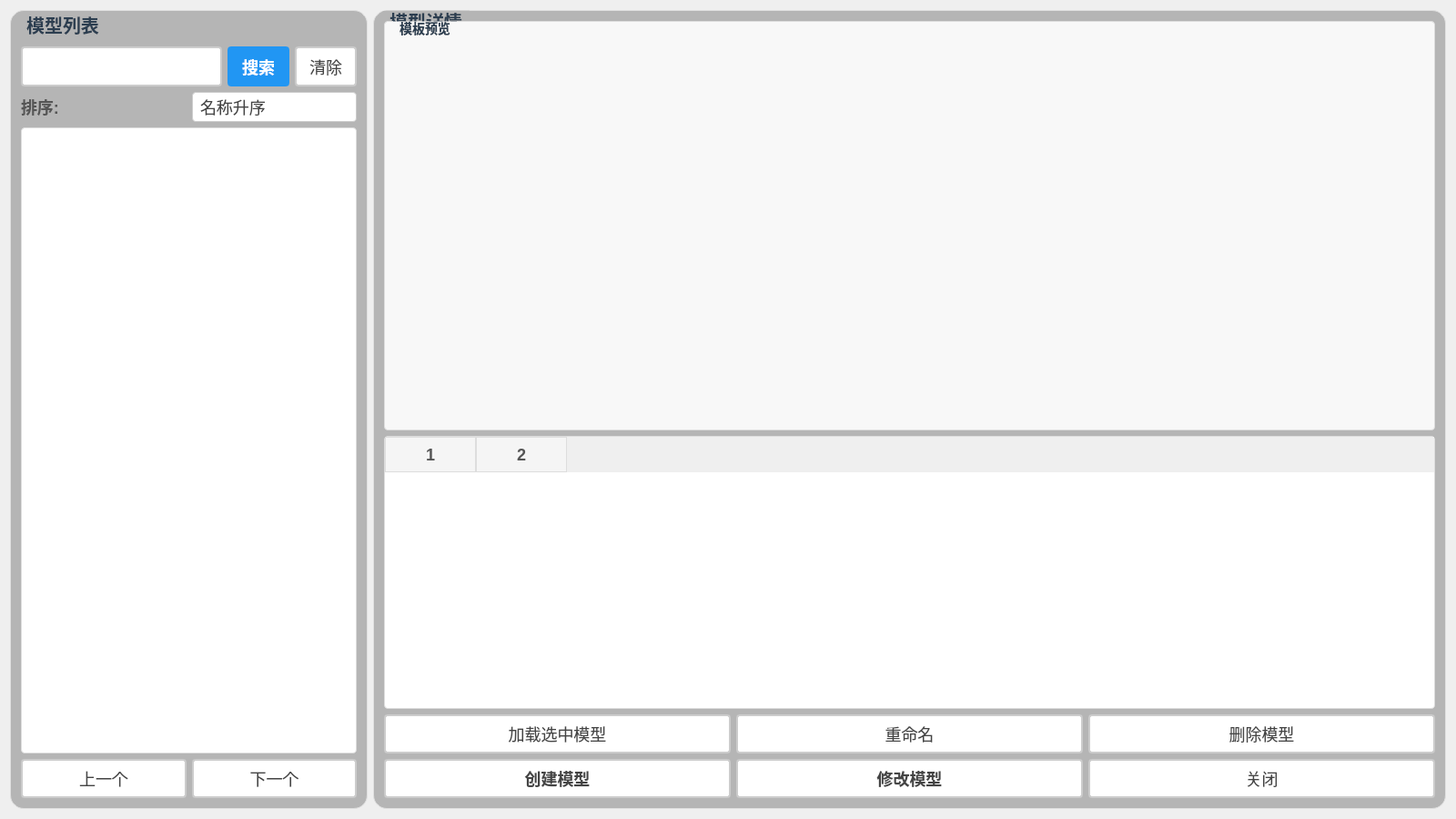
<?xml version="1.0" encoding="UTF-8"?>
<ui version="4.0">
 <class>DlgModelManagerClass</class>
 <widget class="QDialog" name="DlgModelManagerClass">
  <property name="geometry">
   <rect>
    <x>0</x>
    <y>0</y>
    <width>1600</width>
    <height>900</height>
   </rect>
  </property>
  <property name="windowTitle">
   <string>模型管理器</string>
  </property>
  <layout class="QHBoxLayout" name="hLayout_root" stretch="1,3">
   <item>
    <widget class="QGroupBox" name="gBox_modelList">
     <property name="styleSheet">
      <string notr="true">QGroupBox {
    font-size: 20px;
    font-weight: bold;
    background-color: rgb(181, 181, 181);
    border: 1px solid #e0e0e0;
    border-radius: 15px;
    padding-top: 28px;
}
QGroupBox::title {
    subcontrol-origin: margin;
    subcontrol-position: top left;
    left: 10px;
    top: 4px;
    padding: 0 5px;
    color: #2c3e50;
}</string>
     </property>
     <property name="title">
      <string>模型列表</string>
     </property>
     <layout class="QVBoxLayout" name="vLayout_list">
      <item>
       <layout class="QHBoxLayout" name="hLayout_search">
        <item>
         <widget class="QPushButton" name="pbtn_searchInput">
          <property name="sizePolicy">
           <sizepolicy hsizetype="Expanding" vsizetype="Fixed">
            <horstretch>0</horstretch>
            <verstretch>0</verstretch>
           </sizepolicy>
          </property>
          <property name="minimumSize">
           <size>
            <width>0</width>
            <height>44</height>
           </size>
          </property>
          <property name="styleSheet">
           <string notr="true">QPushButton {
    padding: 6px 14px;
    border: 2px solid #CCC;
    border-radius: 4px;
    background-color: white;
    color: #444;
    font-size: 18px;
    text-align: left;
}
QPushButton:hover {
    border-color: #999;
    background-color: #F5F5F5;
}
QPushButton:pressed {
    border-color: #777;
    background-color: #EEE;
}</string>
          </property>
          <property name="text">
           <string/>
          </property>
         </widget>
        </item>
        <item>
         <widget class="QPushButton" name="pbtn_search">
          <property name="minimumSize">
           <size>
            <width>60</width>
            <height>44</height>
           </size>
          </property>
          <property name="styleSheet">
           <string notr="true">QPushButton {
    padding: 6px 14px;
    border: 2px solid #2196F3;
    border-radius: 4px;
    background-color: #2196F3;
    color: white;
    font-size: 18px;
    font-weight: bold;
}
QPushButton:hover {
    border-color: #1565C0;
    background-color: #1565C0;
}
QPushButton:pressed {
    border-color: #0D47A1;
    background-color: #0D47A1;
}</string>
          </property>
          <property name="text">
           <string>搜索</string>
          </property>
         </widget>
        </item>
        <item>
         <widget class="QPushButton" name="pbtn_clear">
          <property name="minimumSize">
           <size>
            <width>60</width>
            <height>44</height>
           </size>
          </property>
          <property name="styleSheet">
           <string notr="true">QPushButton {
    padding: 6px 14px;
    border: 2px solid #CCC;
    border-radius: 4px;
    background-color: white;
    color: #444;
    font-size: 18px;
}
QPushButton:hover {
    border-color: #999;
    background-color: #F5F5F5;
}
QPushButton:pressed {
    border-color: #777;
    background-color: #EEE;
}</string>
          </property>
          <property name="text">
           <string>清除</string>
          </property>
         </widget>
        </item>
       </layout>
      </item>
      <item>
       <layout class="QHBoxLayout" name="hLayout_sort">
        <item>
         <widget class="QLabel" name="label_sort">
          <property name="styleSheet">
           <string notr="true">QLabel {
    font-size: 18px;
    font-weight: bold;
    color: rgb(85, 85, 85);
}</string>
          </property>
          <property name="text">
           <string>排序:</string>
          </property>
         </widget>
        </item>
        <item>
         <widget class="QComboBox" name="cbox_sort">
          <property name="styleSheet">
           <string notr="true">QComboBox {
    font-size: 18px;
    color: #444;
    padding: 4px 8px;
    border: 1px solid #CCC;
    border-radius: 4px;
    background-color: white;
}
QComboBox:hover {
    border-color: #999;
}
QComboBox::drop-down {
    border: none;
    padding-right: 8px;
}</string>
          </property>
          <item>
           <property name="text">
            <string>名称升序</string>
           </property>
          </item>
          <item>
           <property name="text">
            <string>名称降序</string>
           </property>
          </item>
          <item>
           <property name="text">
            <string>创建时间升序</string>
           </property>
          </item>
          <item>
           <property name="text">
            <string>创建时间降序</string>
           </property>
          </item>
         </widget>
        </item>
       </layout>
      </item>
      <item>
       <widget class="QListView" name="listView_modelList">
        <property name="selectionMode">
         <enum>QAbstractItemView::ExtendedSelection</enum>
        </property>
        <property name="styleSheet">
         <string notr="true">QListView {
    font-size: 18px;
    color: #444;
    background-color: white;
    border: 1px solid #DDD;
    border-radius: 4px;
    padding: 4px;
}
QListView::item {
    padding: 8px 12px;
    border-bottom: 1px solid #EEE;
}
QListView::item:selected {
    background-color: #2196F3;
    color: white;
}
QListView::item:hover {
    background-color: #E3F2FD;
}</string>
        </property>
       </widget>
      </item>
      <item>
       <layout class="QHBoxLayout" name="hLayout_nav">
        <item>
         <widget class="QPushButton" name="pbtn_preModel">
          <property name="styleSheet">
           <string notr="true">QPushButton {
    padding: 6px 14px;
    border: 2px solid #CCC;
    border-radius: 4px;
    background-color: white;
    color: #444;
    font-size: 18px;
}
QPushButton:hover {
    border-color: #999;
    background-color: #F5F5F5;
}
QPushButton:pressed {
    border-color: #777;
    background-color: #EEE;
}</string>
          </property>
          <property name="text">
           <string>上一个</string>
          </property>
         </widget>
        </item>
        <item>
         <widget class="QPushButton" name="pbtn_nextModel">
          <property name="styleSheet">
           <string notr="true">QPushButton {
    padding: 6px 14px;
    border: 2px solid #CCC;
    border-radius: 4px;
    background-color: white;
    color: #444;
    font-size: 18px;
}
QPushButton:hover {
    border-color: #999;
    background-color: #F5F5F5;
}
QPushButton:pressed {
    border-color: #777;
    background-color: #EEE;
}</string>
          </property>
          <property name="text">
           <string>下一个</string>
          </property>
         </widget>
        </item>
       </layout>
      </item>
     </layout>
    </widget>
   </item>
   <item>
    <widget class="QGroupBox" name="gBox_detail">
     <property name="styleSheet">
      <string notr="true">QGroupBox {
    font-size: 20px;
    font-weight: bold;
    background-color: rgb(181, 181, 181);
    border: 1px solid #e0e0e0;
    border-radius: 15px;
}
QGroupBox::title {
    subcontrol-origin: margin;
    left: 10px;
    padding: 0 5px;
    color: #2c3e50;
}</string>
     </property>
     <property name="title">
      <string>模型详情</string>
     </property>
     <layout class="QVBoxLayout" name="vLayout_detail" stretch="3,2,1">
      <item>
       <widget class="QGroupBox" name="gBox_imgPreview">
        <property name="styleSheet">
         <string notr="true">QGroupBox {
    border: 1px solid #DDD;
    border-radius: 4px;
    font: bold 14px;
    color: #666;
    background-color: #F8F8F8;
    padding: 5px;
}
QGroupBox::title {
    subcontrol-origin: margin;
    subcontrol-position: top left;
    left: 10px;
    padding: 0 5px;
}</string>
        </property>
        <property name="title">
         <string>模板预览</string>
        </property>
        <layout class="QVBoxLayout" name="vLayout_preview">
         <item>
          <widget class="QLabel" name="label_imgPreview">
           <property name="sizePolicy">
            <sizepolicy hsizetype="Expanding" vsizetype="Expanding">
             <horstretch>0</horstretch>
             <verstretch>0</verstretch>
            </sizepolicy>
           </property>
           <property name="minimumSize">
            <size>
             <width>320</width>
             <height>240</height>
            </size>
           </property>
           <property name="text">
            <string/>
           </property>
           <property name="alignment">
            <set>Qt::AlignmentFlag::AlignCenter</set>
           </property>
          </widget>
         </item>
        </layout>
       </widget>
      </item>
      <item>
       <widget class="QTableWidget" name="tableWidget_modelInfo">
        <property name="styleSheet">
         <string notr="true">QTableWidget {
    font-size: 18px;
    color: #444;
    background-color: white;
    border: 1px solid #DDD;
    border-radius: 4px;
    gridline-color: #EEE;
}
QTableWidget::item {
    padding: 6px 10px;
}
QHeaderView::section {
    background-color: #F5F5F5;
    border: 1px solid #DDD;
    padding: 6px 10px;
    font-size: 18px;
    font-weight: bold;
    color: rgb(85, 85, 85);
}</string>
        </property>
        <property name="columnCount">
         <number>2</number>
        </property>
       </widget>
      </item>
      <item>
       <layout class="QVBoxLayout" name="vLayout_actions">
        <item>
         <layout class="QHBoxLayout" name="hLayout_actions1">
          <item>
           <widget class="QPushButton" name="pbtn_loadModel">
            <property name="styleSheet">
             <string notr="true">QPushButton {
    padding: 6px 14px;
    border: 2px solid #CCC;
    border-radius: 4px;
    background-color: white;
    color: #444;
    font-size: 18px;
}
QPushButton:hover {
    border-color: #999;
    background-color: #F5F5F5;
}
QPushButton:pressed {
    border-color: #777;
    background-color: #EEE;
}</string>
            </property>
            <property name="text">
             <string>加载选中模型</string>
            </property>
           </widget>
          </item>
          <item>
           <widget class="QPushButton" name="pbtn_renameModel">
            <property name="styleSheet">
             <string notr="true">QPushButton {
    padding: 6px 14px;
    border: 2px solid #CCC;
    border-radius: 4px;
    background-color: white;
    color: #444;
    font-size: 18px;
}
QPushButton:hover {
    border-color: #999;
    background-color: #F5F5F5;
}
QPushButton:pressed {
    border-color: #999;
    background-color: #EEE;
}</string>
            </property>
            <property name="text">
             <string>重命名</string>
            </property>
           </widget>
          </item>
          <item>
           <widget class="QPushButton" name="pbtn_deleteModel">
            <property name="styleSheet">
             <string notr="true">QPushButton {
    padding: 6px 14px;
    border: 2px solid #CCC;
    border-radius: 4px;
    background-color: white;
    color: #444;
    font-size: 18px;
}
QPushButton:hover {
    border-color: #999;
    background-color: #F5F5F5;
}
QPushButton:pressed {
    border-color: #777;
    background-color: #EEE;
}</string>
            </property>
            <property name="text">
             <string>删除模型</string>
            </property>
           </widget>
          </item>
         </layout>
        </item>
        <item>
         <layout class="QHBoxLayout" name="hLayout_actions2">
          <item>
           <widget class="QPushButton" name="pbtn_createModel">
            <property name="styleSheet">
             <string notr="true">QPushButton {
    padding: 6px 14px;
    border: 2px solid #CCC;
    border-radius: 4px;
    background-color: white;
    color: #444;
    font-size: 18px;
    font-weight: bold;
}
QPushButton:hover {
    border-color: #999;
    background-color: #F5F5F5;
}
QPushButton:pressed {
    border-color: #999;
    background-color: #EEE;
}</string>
            </property>
            <property name="text">
             <string>创建模型</string>
            </property>
           </widget>
          </item>
          <item>
           <widget class="QPushButton" name="pbtn_editModel">
            <property name="styleSheet">
             <string notr="true">QPushButton {
    padding: 6px 14px;
    border: 2px solid #CCC;
    border-radius: 4px;
    background-color: white;
    color: #444;
    font-size: 18px;
    font-weight: bold;
}
QPushButton:hover {
    border-color: #999;
    background-color: #F5F5F5;
}
QPushButton:pressed {
    border-color: #999;
    background-color: #EEE;
}</string>
            </property>
            <property name="text">
             <string>修改模型</string>
            </property>
           </widget>
          </item>
          <item>
           <widget class="QPushButton" name="pbtn_exit">
            <property name="styleSheet">
             <string notr="true">QPushButton {
    padding: 6px 14px;
    border: 2px solid #CCC;
    border-radius: 4px;
    background-color: white;
    color: #444;
    font-size: 18px;
}
QPushButton:hover {
    border-color: #999;
    background-color: #F5F5F5;
}
QPushButton:pressed {
    border-color: #777;
    background-color: #EEE;
}</string>
            </property>
            <property name="text">
             <string>关闭</string>
            </property>
           </widget>
          </item>
         </layout>
        </item>
       </layout>
      </item>
     </layout>
    </widget>
   </item>
  </layout>
 </widget>
 <layoutdefault spacing="6" margin="11"/>
 <resources/>
 <connections/>
</ui>
